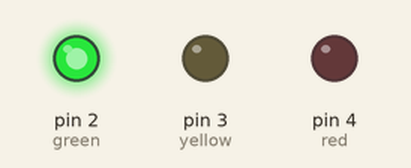
Simulated run of this sketch. Board: Arduino Uno, built with avr-gcc and run on an emulated ATmega328P. Parts: output pins drawn as LEDs (lit = HIGH).

Above: at 2.5 s.
At 6.5 s:
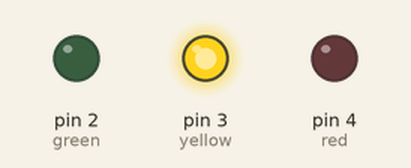
At 11.5 s:
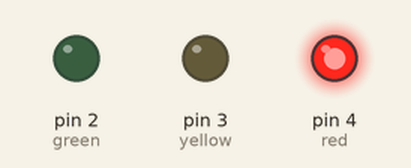
Timing chart, 0 to 19.5 s (numbered marks = the images above):
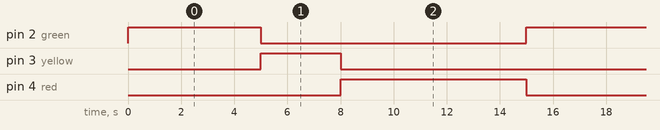

The sketch:

basic_traffic_light.ino
```cpp
// C++ code
//
int green = 2;
int yellow = 3;
int red = 4;

void setup()
{
  for(int i = 2; i<4; i++){
    pinMode(green,OUTPUT);
  pinMode(yellow,OUTPUT);
  pinMode(red,OUTPUT);}
}

void loop()
{
 /* for(int i=2; i < 4; i++){
  digitalWrite(ledPin[i], HIGH);
  delay(1000);
  digitalWrite(ledPin[i], LOW);
    delay(1000); }*/
  digitalWrite(green, HIGH);
  delay(5000);
  digitalWrite(green, LOW);


  digitalWrite(yellow, HIGH);
  delay(3000);
  digitalWrite(yellow, LOW);


  digitalWrite(red, HIGH);
  delay(7000);
  digitalWrite(red, LOW);


}
```

Measured:
- by itself, pin 2 (green): alternates HIGH for 5.0 s and LOW for 10.0 s
- by itself, pin 3 (yellow): alternates HIGH for 3.0 s and LOW for 12.0 s
- by itself, pin 4 (red): alternates HIGH for 7.0 s and LOW for 8.0 s
